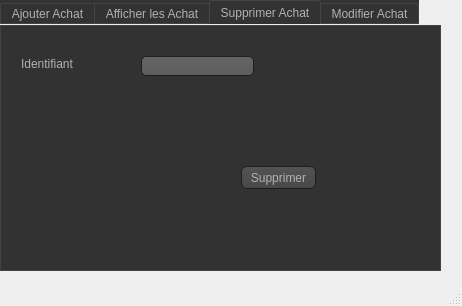
<?xml version="1.0" encoding="UTF-8"?>
<ui version="4.0">
 <class>MainWindow</class>
 <widget class="QMainWindow" name="MainWindow">
  <property name="geometry">
   <rect>
    <x>0</x>
    <y>0</y>
    <width>462</width>
    <height>306</height>
   </rect>
  </property>
  <property name="windowTitle">
   <string>MainWindow</string>
  </property>
  <widget class="QWidget" name="centralwidget">
   <widget class="QTabWidget" name="tabWidget">
    <property name="geometry">
     <rect>
      <x>0</x>
      <y>0</y>
      <width>441</width>
      <height>271</height>
     </rect>
    </property>
    <property name="styleSheet">
     <string notr="true">QToolTip
{
     border: 1px solid black;
     background-color: #ffa02f;
     padding: 1px;
     border-radius: 3px;
     opacity: 100;
}

QWidget
{
    color: #b1b1b1;
    background-color: #323232;
}

QWidget:item:hover
{
    background-color: QLinearGradient( x1: 0, y1: 0, x2: 0, y2: 1, stop: 0 #ffa02f, stop: 1 #ca0619);
    color: #000000;
}

QWidget:item:selected
{
    background-color: QLinearGradient( x1: 0, y1: 0, x2: 0, y2: 1, stop: 0 #ffa02f, stop: 1 #d7801a);
}

QMenuBar::item
{
    background: transparent;
}

QMenuBar::item:selected
{
    background: transparent;
    border: 1px solid #ffaa00;
}

QMenuBar::item:pressed
{
    background: #444;
    border: 1px solid #000;
    background-color: QLinearGradient(
        x1:0, y1:0,
        x2:0, y2:1,
        stop:1 #212121,
        stop:0.4 #343434/*,
        stop:0.2 #343434,
        stop:0.1 #ffaa00*/
    );
    margin-bottom:-1px;
    padding-bottom:1px;
}

QMenu
{
    border: 1px solid #000;
}

QMenu::item
{
    padding: 2px 20px 2px 20px;
}

QMenu::item:selected
{
    color: #000000;
}

QWidget:disabled
{
    color: #404040;
    background-color: #323232;
}

QAbstractItemView
{
    background-color: QLinearGradient( x1: 0, y1: 0, x2: 0, y2: 1, stop: 0 #4d4d4d, stop: 0.1 #646464, stop: 1 #5d5d5d);
}

QWidget:focus
{
    /*border: 2px solid QLinearGradient( x1: 0, y1: 0, x2: 0, y2: 1, stop: 0 #ffa02f, stop: 1 #d7801a);*/
}

QLineEdit
{
    background-color: QLinearGradient( x1: 0, y1: 0, x2: 0, y2: 1, stop: 0 #4d4d4d, stop: 0 #646464, stop: 1 #5d5d5d);
    padding: 1px;
    border-style: solid;
    border: 1px solid #1e1e1e;
    border-radius: 5;
}

QPushButton
{
    color: #b1b1b1;
    background-color: QLinearGradient( x1: 0, y1: 0, x2: 0, y2: 1, stop: 0 #565656, stop: 0.1 #525252, stop: 0.5 #4e4e4e, stop: 0.9 #4a4a4a, stop: 1 #464646);
    border-width: 1px;
    border-color: #1e1e1e;
    border-style: solid;
    border-radius: 6;
    padding: 3px;
    font-size: 12px;
    padding-left: 5px;
    padding-right: 5px;
}

QPushButton:pressed
{
    background-color: QLinearGradient( x1: 0, y1: 0, x2: 0, y2: 1, stop: 0 #2d2d2d, stop: 0.1 #2b2b2b, stop: 0.5 #292929, stop: 0.9 #282828, stop: 1 #252525);
}

QComboBox
{
    selection-background-color: #ffaa00;
    background-color: QLinearGradient( x1: 0, y1: 0, x2: 0, y2: 1, stop: 0 #565656, stop: 0.1 #525252, stop: 0.5 #4e4e4e, stop: 0.9 #4a4a4a, stop: 1 #464646);
    border-style: solid;
    border: 1px solid #1e1e1e;
    border-radius: 5;
}

QComboBox:hover,QPushButton:hover
{
    border: 2px solid QLinearGradient( x1: 0, y1: 0, x2: 0, y2: 1, stop: 0 #ffa02f, stop: 1 #d7801a);
}


QComboBox:on
{
    padding-top: 3px;
    padding-left: 4px;
    background-color: QLinearGradient( x1: 0, y1: 0, x2: 0, y2: 1, stop: 0 #2d2d2d, stop: 0.1 #2b2b2b, stop: 0.5 #292929, stop: 0.9 #282828, stop: 1 #252525);
    selection-background-color: #ffaa00;
}

QComboBox QAbstractItemView
{
    border: 2px solid darkgray;
    selection-background-color: QLinearGradient( x1: 0, y1: 0, x2: 0, y2: 1, stop: 0 #ffa02f, stop: 1 #d7801a);
}

QComboBox::drop-down
{
     subcontrol-origin: padding;
     subcontrol-position: top right;
     width: 15px;

     border-left-width: 0px;
     border-left-color: darkgray;
     border-left-style: solid; /* just a single line */
     border-top-right-radius: 3px; /* same radius as the QComboBox */
     border-bottom-right-radius: 3px;
 }

QComboBox::down-arrow
{
     image: url(:/down_arrow.png);
}

QGroupBox:focus
{
border: 2px solid QLinearGradient( x1: 0, y1: 0, x2: 0, y2: 1, stop: 0 #ffa02f, stop: 1 #d7801a);
}

QTextEdit:focus
{
    border: 2px solid QLinearGradient( x1: 0, y1: 0, x2: 0, y2: 1, stop: 0 #ffa02f, stop: 1 #d7801a);
}

QScrollBar:horizontal {
     border: 1px solid #222222;
     background: QLinearGradient( x1: 0, y1: 0, x2: 0, y2: 1, stop: 0.0 #121212, stop: 0.2 #282828, stop: 1 #484848);
     height: 7px;
     margin: 0px 16px 0 16px;
}

QScrollBar::handle:horizontal
{
      background: QLinearGradient( x1: 0, y1: 0, x2: 1, y2: 0, stop: 0 #ffa02f, stop: 0.5 #d7801a, stop: 1 #ffa02f);
      min-height: 20px;
      border-radius: 2px;
}

QScrollBar::add-line:horizontal {
      border: 1px solid #1b1b19;
      border-radius: 2px;
      background: QLinearGradient( x1: 0, y1: 0, x2: 1, y2: 0, stop: 0 #ffa02f, stop: 1 #d7801a);
      width: 14px;
      subcontrol-position: right;
      subcontrol-origin: margin;
}

QScrollBar::sub-line:horizontal {
      border: 1px solid #1b1b19;
      border-radius: 2px;
      background: QLinearGradient( x1: 0, y1: 0, x2: 1, y2: 0, stop: 0 #ffa02f, stop: 1 #d7801a);
      width: 14px;
     subcontrol-position: left;
     subcontrol-origin: margin;
}

QScrollBar::right-arrow:horizontal, QScrollBar::left-arrow:horizontal
{
      border: 1px solid black;
      width: 1px;
      height: 1px;
      background: white;
}

QScrollBar::add-page:horizontal, QScrollBar::sub-page:horizontal
{
      background: none;
}

QScrollBar:vertical
{
      background: QLinearGradient( x1: 0, y1: 0, x2: 1, y2: 0, stop: 0.0 #121212, stop: 0.2 #282828, stop: 1 #484848);
      width: 7px;
      margin: 16px 0 16px 0;
      border: 1px solid #222222;
}

QScrollBar::handle:vertical
{
      background: QLinearGradient( x1: 0, y1: 0, x2: 0, y2: 1, stop: 0 #ffa02f, stop: 0.5 #d7801a, stop: 1 #ffa02f);
      min-height: 20px;
      border-radius: 2px;
}

QScrollBar::add-line:vertical
{
      border: 1px solid #1b1b19;
      border-radius: 2px;
      background: QLinearGradient( x1: 0, y1: 0, x2: 0, y2: 1, stop: 0 #ffa02f, stop: 1 #d7801a);
      height: 14px;
      subcontrol-position: bottom;
      subcontrol-origin: margin;
}

QScrollBar::sub-line:vertical
{
      border: 1px solid #1b1b19;
      border-radius: 2px;
      background: QLinearGradient( x1: 0, y1: 0, x2: 0, y2: 1, stop: 0 #d7801a, stop: 1 #ffa02f);
      height: 14px;
      subcontrol-position: top;
      subcontrol-origin: margin;
}

QScrollBar::up-arrow:vertical, QScrollBar::down-arrow:vertical
{
      border: 1px solid black;
      width: 1px;
      height: 1px;
      background: white;
}


QScrollBar::add-page:vertical, QScrollBar::sub-page:vertical
{
      background: none;
}

QTextEdit
{
    background-color: #242424;
}

QPlainTextEdit
{
    background-color: #242424;
}

QHeaderView::section
{
    background-color: QLinearGradient(x1:0, y1:0, x2:0, y2:1, stop:0 #616161, stop: 0.5 #505050, stop: 0.6 #434343, stop:1 #656565);
    color: white;
    padding-left: 4px;
    border: 1px solid #6c6c6c;
}

QCheckBox:disabled
{
color: #414141;
}

QDockWidget::title
{
    text-align: center;
    spacing: 3px; /* spacing between items in the tool bar */
    background-color: QLinearGradient(x1:0, y1:0, x2:0, y2:1, stop:0 #323232, stop: 0.5 #242424, stop:1 #323232);
}

QDockWidget::close-button, QDockWidget::float-button
{
    text-align: center;
    spacing: 1px; /* spacing between items in the tool bar */
    background-color: QLinearGradient(x1:0, y1:0, x2:0, y2:1, stop:0 #323232, stop: 0.5 #242424, stop:1 #323232);
}

QDockWidget::close-button:hover, QDockWidget::float-button:hover
{
    background: #242424;
}

QDockWidget::close-button:pressed, QDockWidget::float-button:pressed
{
    padding: 1px -1px -1px 1px;
}

QMainWindow::separator
{
    background-color: QLinearGradient(x1:0, y1:0, x2:0, y2:1, stop:0 #161616, stop: 0.5 #151515, stop: 0.6 #212121, stop:1 #343434);
    color: white;
    padding-left: 4px;
    border: 1px solid #4c4c4c;
    spacing: 3px; /* spacing between items in the tool bar */
}

QMainWindow::separator:hover
{

    background-color: QLinearGradient(x1:0, y1:0, x2:0, y2:1, stop:0 #d7801a, stop:0.5 #b56c17 stop:1 #ffa02f);
    color: white;
    padding-left: 4px;
    border: 1px solid #6c6c6c;
    spacing: 3px; /* spacing between items in the tool bar */
}

QToolBar::handle
{
     spacing: 3px; /* spacing between items in the tool bar */
     background: url(:/images/handle.png);
}

QMenu::separator
{
    height: 2px;
    background-color: QLinearGradient(x1:0, y1:0, x2:0, y2:1, stop:0 #161616, stop: 0.5 #151515, stop: 0.6 #212121, stop:1 #343434);
    color: white;
    padding-left: 4px;
    margin-left: 10px;
    margin-right: 5px;
}

QProgressBar
{
    border: 2px solid grey;
    border-radius: 5px;
    text-align: center;
}

QProgressBar::chunk
{
    background-color: #d7801a;
    width: 2.15px;
    margin: 0.5px;
}

QTabBar::tab {
    color: #b1b1b1;
    border: 1px solid #444;
    border-bottom-style: none;
    background-color: #323232;
    padding-left: 10px;
    padding-right: 10px;
    padding-top: 3px;
    padding-bottom: 2px;
    margin-right: -1px;
}

QTabWidget::pane {
    border: 1px solid #444;
    top: 1px;
}

QTabBar::tab:last
{
    margin-right: 0; /* the last selected tab has nothing to overlap with on the right */
    border-top-right-radius: 3px;
}

QTabBar::tab:first:!selected
{
 margin-left: 0px; /* the last selected tab has nothing to overlap with on the right */


    border-top-left-radius: 3px;
}

QTabBar::tab:!selected
{
    color: #b1b1b1;
    border-bottom-style: solid;
    margin-top: 3px;
    background-color: QLinearGradient(x1:0, y1:0, x2:0, y2:1, stop:1 #212121, stop:.4 #343434);
}

QTabBar::tab:selected
{
    border-top-left-radius: 3px;
    border-top-right-radius: 3px;
    margin-bottom: 0px;
}

QTabBar::tab:!selected:hover
{
    /*border-top: 2px solid #ffaa00;
    padding-bottom: 3px;*/
    border-top-left-radius: 3px;
    border-top-right-radius: 3px;
    background-color: QLinearGradient(x1:0, y1:0, x2:0, y2:1, stop:1 #212121, stop:0.4 #343434, stop:0.2 #343434, stop:0.1 #ffaa00);
}

QRadioButton::indicator:checked, QRadioButton::indicator:unchecked{
    color: #b1b1b1;
    background-color: #323232;
    border: 1px solid #b1b1b1;
    border-radius: 6px;
}

QRadioButton::indicator:checked
{
    background-color: qradialgradient(
        cx: 0.5, cy: 0.5,
        fx: 0.5, fy: 0.5,
        radius: 1.0,
        stop: 0.25 #ffaa00,
        stop: 0.3 #323232
    );
}

QCheckBox::indicator{
    color: #b1b1b1;
    background-color: #323232;
    border: 1px solid #b1b1b1;
    width: 9px;
    height: 9px;
}

QRadioButton::indicator
{
    border-radius: 6px;
}

QRadioButton::indicator:hover, QCheckBox::indicator:hover
{
    border: 1px solid #ffaa00;
}

QCheckBox::indicator:checked
{
    image:url(:/images/checkbox.png);
}

QCheckBox::indicator:disabled, QRadioButton::indicator:disabled
{
    border: 1px solid #444;
}</string>
    </property>
    <property name="currentIndex">
     <number>2</number>
    </property>
    <widget class="QWidget" name="tab">
     <attribute name="title">
      <string>Ajouter Achat</string>
     </attribute>
     <widget class="QLabel" name="label">
      <property name="geometry">
       <rect>
        <x>30</x>
        <y>160</y>
        <width>61</width>
        <height>16</height>
       </rect>
      </property>
      <property name="text">
       <string>Identifiant</string>
      </property>
     </widget>
     <widget class="QLabel" name="label_2">
      <property name="geometry">
       <rect>
        <x>30</x>
        <y>100</y>
        <width>47</width>
        <height>13</height>
       </rect>
      </property>
      <property name="text">
       <string>Nom Livre</string>
      </property>
     </widget>
     <widget class="QLabel" name="label_3">
      <property name="geometry">
       <rect>
        <x>30</x>
        <y>130</y>
        <width>51</width>
        <height>16</height>
       </rect>
      </property>
      <property name="text">
       <string>Nom Client</string>
      </property>
     </widget>
     <widget class="QLineEdit" name="lineEdit_id">
      <property name="geometry">
       <rect>
        <x>140</x>
        <y>160</y>
        <width>113</width>
        <height>20</height>
       </rect>
      </property>
     </widget>
     <widget class="QLineEdit" name="lineEdit_NomL">
      <property name="geometry">
       <rect>
        <x>140</x>
        <y>100</y>
        <width>113</width>
        <height>20</height>
       </rect>
      </property>
     </widget>
     <widget class="QLineEdit" name="lineEdit_NomC">
      <property name="geometry">
       <rect>
        <x>140</x>
        <y>130</y>
        <width>113</width>
        <height>20</height>
       </rect>
      </property>
     </widget>
     <widget class="QPushButton" name="pb_ajouter">
      <property name="geometry">
       <rect>
        <x>280</x>
        <y>170</y>
        <width>75</width>
        <height>23</height>
       </rect>
      </property>
      <property name="text">
       <string>Ajouter</string>
      </property>
     </widget>
     <widget class="QLineEdit" name="lineEdit_Prix">
      <property name="geometry">
       <rect>
        <x>140</x>
        <y>190</y>
        <width>113</width>
        <height>20</height>
       </rect>
      </property>
     </widget>
     <widget class="QLabel" name="label_5">
      <property name="geometry">
       <rect>
        <x>30</x>
        <y>190</y>
        <width>47</width>
        <height>13</height>
       </rect>
      </property>
      <property name="text">
       <string>Prix</string>
      </property>
     </widget>
     <widget class="QLineEdit" name="lineEdit_Genre">
      <property name="geometry">
       <rect>
        <x>140</x>
        <y>70</y>
        <width>113</width>
        <height>20</height>
       </rect>
      </property>
     </widget>
     <widget class="QLineEdit" name="lineEdit_Date">
      <property name="geometry">
       <rect>
        <x>140</x>
        <y>40</y>
        <width>113</width>
        <height>20</height>
       </rect>
      </property>
     </widget>
     <widget class="QLabel" name="label_6">
      <property name="geometry">
       <rect>
        <x>30</x>
        <y>70</y>
        <width>47</width>
        <height>13</height>
       </rect>
      </property>
      <property name="text">
       <string>Genre</string>
      </property>
     </widget>
     <widget class="QLabel" name="label_7">
      <property name="geometry">
       <rect>
        <x>30</x>
        <y>40</y>
        <width>47</width>
        <height>13</height>
       </rect>
      </property>
      <property name="text">
       <string>Date</string>
      </property>
     </widget>
    </widget>
    <widget class="QWidget" name="tab_2">
     <attribute name="title">
      <string>Afficher les Achat</string>
     </attribute>
     <widget class="QTableView" name="tabachat">
      <property name="geometry">
       <rect>
        <x>10</x>
        <y>10</y>
        <width>341</width>
        <height>171</height>
       </rect>
      </property>
     </widget>
    </widget>
    <widget class="QWidget" name="tab_3">
     <attribute name="title">
      <string>Supprimer Achat</string>
     </attribute>
     <widget class="QLineEdit" name="lineEdit_id_2">
      <property name="geometry">
       <rect>
        <x>140</x>
        <y>30</y>
        <width>113</width>
        <height>20</height>
       </rect>
      </property>
     </widget>
     <widget class="QLabel" name="label_4">
      <property name="geometry">
       <rect>
        <x>20</x>
        <y>30</y>
        <width>61</width>
        <height>16</height>
       </rect>
      </property>
      <property name="text">
       <string>Identifiant</string>
      </property>
     </widget>
     <widget class="QPushButton" name="pb_supprimer">
      <property name="geometry">
       <rect>
        <x>240</x>
        <y>140</y>
        <width>75</width>
        <height>23</height>
       </rect>
      </property>
      <property name="text">
       <string>Supprimer</string>
      </property>
     </widget>
    </widget>
    <widget class="QWidget" name="tab_4">
     <attribute name="title">
      <string>Modifier Achat</string>
     </attribute>
     <widget class="QLineEdit" name="lineEdit_idrech">
      <property name="geometry">
       <rect>
        <x>130</x>
        <y>20</y>
        <width>113</width>
        <height>20</height>
       </rect>
      </property>
     </widget>
     <widget class="QLabel" name="label_8">
      <property name="geometry">
       <rect>
        <x>40</x>
        <y>20</y>
        <width>71</width>
        <height>20</height>
       </rect>
      </property>
      <property name="text">
       <string>ID a modifier</string>
      </property>
     </widget>
     <widget class="QPushButton" name="pb_Modifier">
      <property name="geometry">
       <rect>
        <x>270</x>
        <y>170</y>
        <width>75</width>
        <height>23</height>
       </rect>
      </property>
      <property name="text">
       <string>Modifier</string>
      </property>
     </widget>
     <widget class="QLabel" name="label_9">
      <property name="geometry">
       <rect>
        <x>40</x>
        <y>40</y>
        <width>71</width>
        <height>30</height>
       </rect>
      </property>
      <property name="text">
       <string>Nouvelle Date</string>
      </property>
     </widget>
     <widget class="QLineEdit" name="lineEdit_NomLN">
      <property name="geometry">
       <rect>
        <x>130</x>
        <y>80</y>
        <width>113</width>
        <height>20</height>
       </rect>
      </property>
     </widget>
     <widget class="QLabel" name="label_11">
      <property name="geometry">
       <rect>
        <x>20</x>
        <y>110</y>
        <width>91</width>
        <height>20</height>
       </rect>
      </property>
      <property name="text">
       <string>Nouveau NomClient</string>
      </property>
     </widget>
     <widget class="QLineEdit" name="lineEdit_NomCN">
      <property name="geometry">
       <rect>
        <x>130</x>
        <y>110</y>
        <width>113</width>
        <height>20</height>
       </rect>
      </property>
     </widget>
     <widget class="QLabel" name="label_12">
      <property name="geometry">
       <rect>
        <x>20</x>
        <y>140</y>
        <width>91</width>
        <height>20</height>
       </rect>
      </property>
      <property name="text">
       <string>Nouveau Genre</string>
      </property>
     </widget>
     <widget class="QLineEdit" name="lineEdit_DateN">
      <property name="geometry">
       <rect>
        <x>130</x>
        <y>50</y>
        <width>113</width>
        <height>20</height>
       </rect>
      </property>
     </widget>
     <widget class="QLabel" name="label_10">
      <property name="geometry">
       <rect>
        <x>20</x>
        <y>80</y>
        <width>91</width>
        <height>20</height>
       </rect>
      </property>
      <property name="text">
       <string>Nouveau NomLivre</string>
      </property>
     </widget>
     <widget class="QLineEdit" name="lineEdit_GenreN">
      <property name="geometry">
       <rect>
        <x>130</x>
        <y>140</y>
        <width>113</width>
        <height>20</height>
       </rect>
      </property>
     </widget>
     <widget class="QLineEdit" name="lineEdit_PrixN">
      <property name="geometry">
       <rect>
        <x>130</x>
        <y>170</y>
        <width>113</width>
        <height>20</height>
       </rect>
      </property>
     </widget>
     <widget class="QLabel" name="label_13">
      <property name="geometry">
       <rect>
        <x>30</x>
        <y>170</y>
        <width>71</width>
        <height>20</height>
       </rect>
      </property>
      <property name="text">
       <string>Nouveau Prix</string>
      </property>
     </widget>
    </widget>
   </widget>
  </widget>
  <widget class="QMenuBar" name="menubar">
   <property name="geometry">
    <rect>
     <x>0</x>
     <y>0</y>
     <width>462</width>
     <height>21</height>
    </rect>
   </property>
  </widget>
  <widget class="QStatusBar" name="statusbar"/>
 </widget>
 <resources/>
 <connections/>
</ui>
